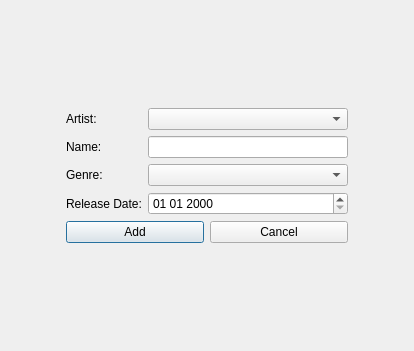
<?xml version="1.0" encoding="UTF-8"?>
<ui version="4.0">
 <class>addCompositionDialog</class>
 <widget class="QDialog" name="addCompositionDialog">
  <property name="geometry">
   <rect>
    <x>0</x>
    <y>0</y>
    <width>414</width>
    <height>351</height>
   </rect>
  </property>
  <property name="windowTitle">
   <string>Add Composition</string>
  </property>
  <layout class="QGridLayout" name="gridLayout">
   <property name="sizeConstraint">
    <enum>QLayout::SetDefaultConstraint</enum>
   </property>
   <item row="0" column="0">
    <layout class="QHBoxLayout" name="horizontalLayout_6">
     <item>
      <spacer name="horizontalSpacer">
       <property name="orientation">
        <enum>Qt::Horizontal</enum>
       </property>
       <property name="sizeHint" stdset="0">
        <size>
         <width>40</width>
         <height>20</height>
        </size>
       </property>
      </spacer>
     </item>
     <item>
      <layout class="QVBoxLayout" name="verticalLayout">
       <property name="sizeConstraint">
        <enum>QLayout::SetFixedSize</enum>
       </property>
       <item>
        <layout class="QHBoxLayout" name="horizontalLayout_5">
         <item>
          <widget class="QLabel" name="label">
           <property name="text">
            <string>Artist:</string>
           </property>
          </widget>
         </item>
         <item>
          <widget class="QComboBox" name="ArtistBox">
           <property name="minimumSize">
            <size>
             <width>200</width>
             <height>0</height>
            </size>
           </property>
           <property name="maximumSize">
            <size>
             <width>200</width>
             <height>16777215</height>
            </size>
           </property>
          </widget>
         </item>
        </layout>
       </item>
       <item>
        <layout class="QHBoxLayout" name="horizontalLayout_4">
         <item>
          <widget class="QLabel" name="label_2">
           <property name="text">
            <string>Name:</string>
           </property>
          </widget>
         </item>
         <item>
          <widget class="QLineEdit" name="NameText">
           <property name="minimumSize">
            <size>
             <width>200</width>
             <height>0</height>
            </size>
           </property>
           <property name="maximumSize">
            <size>
             <width>200</width>
             <height>16777215</height>
            </size>
           </property>
          </widget>
         </item>
        </layout>
       </item>
       <item>
        <layout class="QHBoxLayout" name="horizontalLayout_3">
         <item>
          <widget class="QLabel" name="label_3">
           <property name="text">
            <string>Genre:</string>
           </property>
          </widget>
         </item>
         <item>
          <widget class="QComboBox" name="GenreBox">
           <property name="minimumSize">
            <size>
             <width>200</width>
             <height>0</height>
            </size>
           </property>
           <property name="maximumSize">
            <size>
             <width>200</width>
             <height>16777215</height>
            </size>
           </property>
          </widget>
         </item>
        </layout>
       </item>
       <item>
        <layout class="QHBoxLayout" name="horizontalLayout_2">
         <item>
          <widget class="QLabel" name="label_4">
           <property name="text">
            <string>Release Date:</string>
           </property>
          </widget>
         </item>
         <item>
          <widget class="QDateEdit" name="dateEdit">
           <property name="minimumSize">
            <size>
             <width>200</width>
             <height>0</height>
            </size>
           </property>
           <property name="maximumSize">
            <size>
             <width>200</width>
             <height>16777215</height>
            </size>
           </property>
           <property name="maximumDate">
            <date>
             <year>2050</year>
             <month>12</month>
             <day>1</day>
            </date>
           </property>
           <property name="minimumDate">
            <date>
             <year>1950</year>
             <month>1</month>
             <day>1</day>
            </date>
           </property>
           <property name="displayFormat">
            <string>dd MM yyyy</string>
           </property>
          </widget>
         </item>
        </layout>
       </item>
       <item>
        <layout class="QHBoxLayout" name="horizontalLayout">
         <item>
          <widget class="QPushButton" name="AddButton">
           <property name="text">
            <string>Add</string>
           </property>
          </widget>
         </item>
         <item>
          <widget class="QPushButton" name="CancelButton">
           <property name="text">
            <string>Cancel</string>
           </property>
          </widget>
         </item>
        </layout>
       </item>
      </layout>
     </item>
     <item>
      <spacer name="horizontalSpacer_2">
       <property name="orientation">
        <enum>Qt::Horizontal</enum>
       </property>
       <property name="sizeHint" stdset="0">
        <size>
         <width>40</width>
         <height>20</height>
        </size>
       </property>
      </spacer>
     </item>
    </layout>
   </item>
  </layout>
 </widget>
 <resources/>
 <connections/>
</ui>
